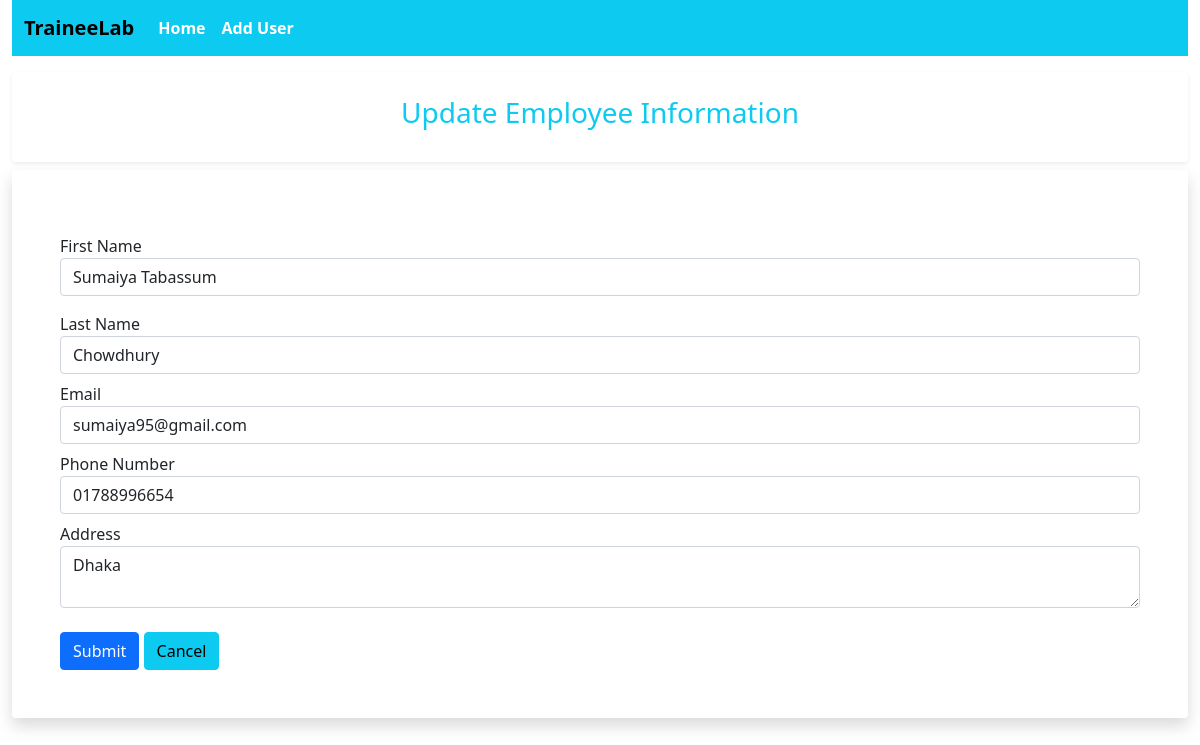
/edit.php?id=10, run on the app's committed database.
### tables this page shows
CREATE TABLE `users` (
  `id` int(11) NOT NULL,
  `first_name` varchar(100) NOT NULL,
  `last_name` varchar(100) NOT NULL,
  `email` varchar(255) NOT NULL,
  `phone_number` varchar(15) NOT NULL,
  `address` varchar(255) NOT NULL
);

### edit.php (the view, shortened to what this page needs)
<?php
require_once "config.php";
$first_name = $last_name = $email = $phone_number = $address = "";
$first_name_error = $last_name_error = $email_error = $phone_number_error = $address_error = "";
if (isset($_POST["id"]) && !empty($_POST["id"])) {
    $id = $_POST["id"];
        $firstName = trim($_POST["first_name"]);
        if (empty($firstName)) {
            $first_name_error = "First Name is required.";
        } elseif (!filter_var($firstName, FILTER_VALIDATE_REGEXP, array("options"=>array("regexp"=>"/^[a-zA-Z\s]+$/")))) {
            $first_name_error = "First Name is invalid.";
        } else {
            $firstName = $firstName;
        }
        $lastName = trim($_POST["last_name"]);
        if (empty($lastName)) {
            $last_name_error = "Last Name is required.";
        } elseif (!filter_var($firstName, FILTER_VALIDATE_REGEXP, array("options"=>array("regexp"=>"/^[a-zA-Z\s]+$/")))) {
            $last_name_error = "Last Name is invalid.";
        } else {
            $lastName = $lastName;
        }
        $email = trim($_POST["email"]);
        if (empty($email)) {
            $email_error = "Email is required.";
        } elseif (!filter_var($firstName, FILTER_VALIDATE_REGEXP, array("options"=>array("regexp"=>"/^[a-zA-Z\s]+$/")))) {
            $email_error = "Please enter a valid email.";
        } else {
            $email = $email;
        }
        $phoneNumber = trim($_POST["phone_number"]);
        if (empty($phoneNumber)){
            $phone_number_error = "Phone Number is required.";
        } else {
            $phoneNumber = $phoneNumber;
        }
        $address = trim($_POST["address"]);
        if (empty($address)) {
            $address_error = "Address is required.";
        } else {
            $address = $address;
        }
    if (empty($first_name_error_err) && empty($last_name_error) &&
        empty($email_error) && empty($phone_number_error) && empty($address_error) ) {
          $sql = "UPDATE `users` SET `first_name`= '$firstName', `last_name`= '$lastName', `email`= '$email', `phone_number`= '$phoneNumber', `address`= '$address' WHERE id='$id'";
          if (mysqli_query($conn, $sql)) {
              header("location: index.php");
          } else {
              echo "Something went wrong. Please try again later.";
          }
    }
    mysqli_close($conn);
} else {
    if (isset($_GET["id"]) && !empty(trim($_GET["id"]))) {
        $id = trim($_GET["id"]);
        $query = mysqli_query($conn, "SELECT * FROM users WHERE ID = '$id'");
        if ($user = mysqli_fetch_assoc($query)) {
            $firstName   = $user["first_name"];
            $lastName    = $user["last_name"];
            $email       = $user["email"];
            $phoneNumber = $user["phone_number"];
            $address     = $user["address"];
        } else {
            echo "Something went wrong. Please try again later.";
            header("location: edit.php");
            exit();
        }
    }  else {
        echo "Something went wrong. Please try again later.";
        header("location: edit.php");
        exit();
    }
}
?>
<!DOCTYPE html>
<html lang="en">
<head>
    <link href="https://cdn.jsdelivr.net/npm/bootstrap@5.0.2/dist/css/bootstrap.min.css" rel="stylesheet"
>
</head>
<body>
    <div class="wrapper">
        <div class="container-fluid">
            <nav class="navbar navbar-expand-lg navbar-light bg-info">
                <div class="container-fluid">
                    <a class="navbar-brand fw-bold" style="color:black;" href="#">TraineeLab</a>
                    <div class="collapse navbar-collapse" id="navbarNav">
                        <ul class="navbar-nav">
                            <li class="nav-item">
                                <a class="nav-link active text-white fw-bold" aria-current="page"
                                    href="index.php">Home</a>
                            </li>
                            <li class="nav-item">
                                <a class="nav-link active text-white fw-bold" href="create.php">Add User</a>
                            </li>
                        </ul>
                    </div>
                </div>
            </nav>
            <div class="row">
                <div class="col-md-12">
                    <div class="mt-3 shadow-sm py-4 mb-2 bg-body rounded">
                        <h3 class="text-center text-info">Update Employee Information</h3>
                    </div>
                    <form class="shadow p-5 mb-5 bg-body rounded"
                        action="<?php echo htmlspecialchars($_SERVER["PHP_SELF"]); ?>" method="post">
                        <div class="form-group my-3 <?php echo (!empty($first_name_error)) ? 'has-error' : ''; ?>">
                            <label>First Name</label>
                            <input type="text" name="first_name" class="form-control" value="<?php echo $firstName; ?>">
                        </div>
                        <div class="form-group my-2 <?php echo (!empty($last_name_error)) ? 'has-error' : ''; ?>">
                            <label>Last Name</label>
                            <input type="text" name="last_name" class="form-control" value="<?php echo $lastName; ?>">
                        </div>
                        <div class="form-group my-2 <?php echo (!empty($email_error)) ? 'has-error' : ''; ?>">
                            <label>Email</label>
                            <input type="email" name="email" class="form-control" value="<?php echo $email; ?>">
                        </div>
                        <div class="form-group my-2 <?php echo (!empty($phone_number_error)) ? 'has-error' : ''; ?>">
                            <label>Phone Number</label>
                            <input type="number" name="phone_number" class="form-control"
                                value="<?php echo $phoneNumber; ?>">
                        </div>
                        <div class="form-group mt-2 mb-4 <?php echo (!empty($address_error)) ? 'has-error' : ''; ?>">
                            <label>Address</label>
                            <textarea name="address" class="form-control"><?php echo $address; ?></textarea>
                        </div>
                        <input type="submit" class="btn btn-primary" value="Submit">
                        <a href="index.php" class="btn btn-info">Cancel</a>
                    </form>
                </div>
            </div>
        </div>
    </div>
</body>
</html>

### edit.php (style rules this page uses)
.wrapper { width: 1200px; margin: 0 auto; }

### data on the page
users: first_name "Sumaiya Tabassum", last_name "Chowdhury", email "sumaiya95@gmail.com", phone_number "01788996654", address "Dhaka"
